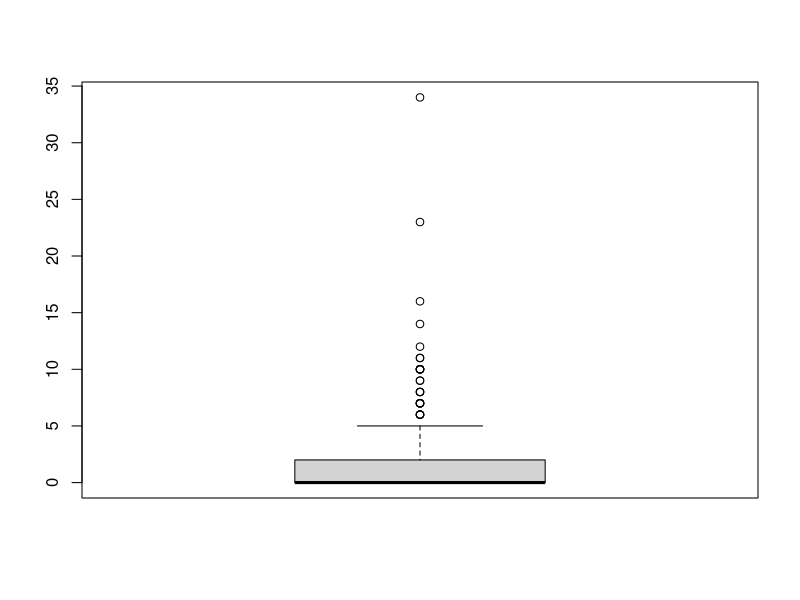

The R source for this figure: (Note: this script raises an error after producing the figure.)
## ---- chunk 1
library(tidyverse)
## ---- chunk 2
code_clan_tweets <- read_csv("code_clan_tweets.csv")
dim(code_clan_tweets)
names(code_clan_tweets)
## ---- chunk 3
boxplot(code_clan_tweets$favorite_count)
## ---- chunk 4
code_clan_tweets %>% 
  filter(is_quote == FALSE) %>% 
  select(favorite_count) %>% 
  summarise(n())
## ---- chunk 5
code_clan_tweets %>% 
  filter(is_quote == FALSE) %>%
  group_by(source) %>% 
  summarise(mean_retweet_count = mean(retweet_count))
## ---- chunk 6
code_clan_tweets %>%
  mutate(media_type = replace(media_type, is.na(media_type), "text")) %>%
  group_by(media_type) %>% 
  summarise(count = n()) %>% 
  arrange(desc(count))
  
## ---- chunk 7
code_clan_tweets %>% 
  select(text) %>%
## ---- chunk 8
code_clan_tweets %>% 
  summarise(mean(str_length(text[1:234])))
## ---- chunk 9
code_clan_info <- read_csv("code_clan_info.csv")
view(code_clan_info)
## ---- chunk 10
joined_data <- code_clan_tweets %>% 
  left_join(code_clan_info, by = "tweet_id")
## ---- chunk 11
codeclan_hashtags <- joined_data %>% 
  select(tweet_id, hashtags) %>% 
  ?filter(hashtags == NULL)
  
  
